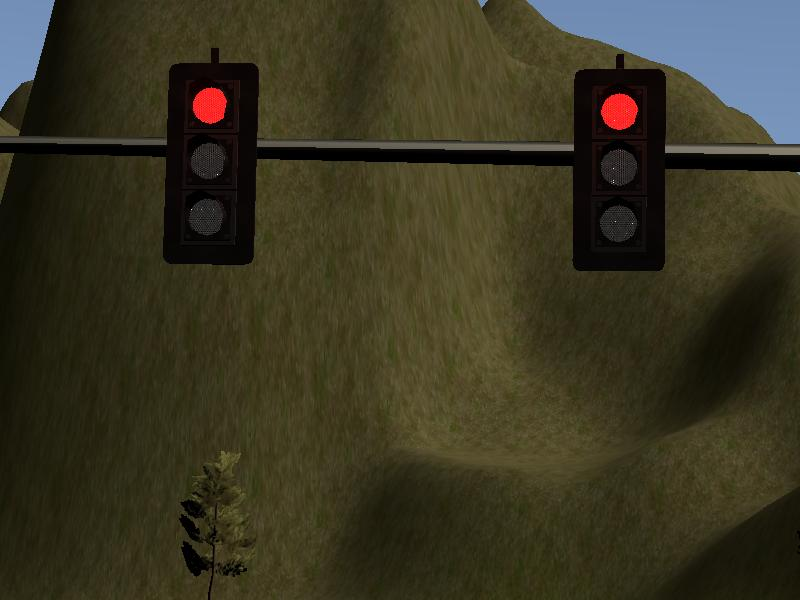
%> input picture image.png, 800 x 600 px
$ octave --eval "result = f_detection(imread('image.png'));"   (GNU Octave 9; MATLAB toolbox functions it lacks are replaced by stand-ins)
%> lines starting %> are read from the running program, lines starting %| are printed output that depends on the picture; in (x1, y1, x2, y2) boxes, pixels count from 0 and x2, y2 are one past the last pixel; in counts of white or black regions, pixels touching at a corner belong together; the program's own positions count from 1
function flag = f_detection( image )
    %F_DETECTION Summary of this function goes here
    %   Detailed explanation goes here
    %% read and convert image to double tpye
    img = image;
%> img is the input picture: size 600x800x3 uint8; mean R, G, B 56.5, 52.9, 33.8
    img(img==0) = 1;
%> img: size 600x800x3 uint8; 2.38% of pixels changed, all inside (x1, y1, x2, y2) = (0, 0, 800, 600)
    img = double(img)/255;
%> img: size 600x800x3 double
    %% build filters
    red_filter = zeros(size(img));
    red_filter(:,:,1) = 1;
    yellow_filter = zeros(size(img));
    yellow_filter(:,:,1) = sqrt(2)/2;
    yellow_filter(:,:,2) = sqrt(2)/2;
    green_filter = zeros(size(img));
    green_filter(:,:,2) = 1;
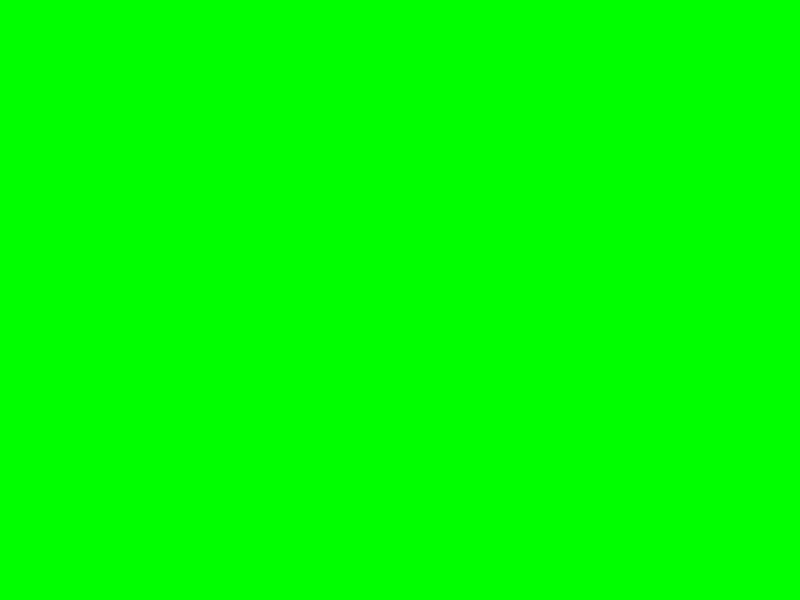
%> green_filter: size 600x800x3 double; mean R, G, B 0, 1, 0
    %% calculate pixel direction
    pixel_direction = img;
    temp_norm = sqrt(pixel_direction(:,:,1).^2+pixel_direction(:,:,2).^2+pixel_direction(:,:,3).^2);
    for i=1:3
        pixel_direction(:,:,i) = pixel_direction(:,:,i)./temp_norm;
    end
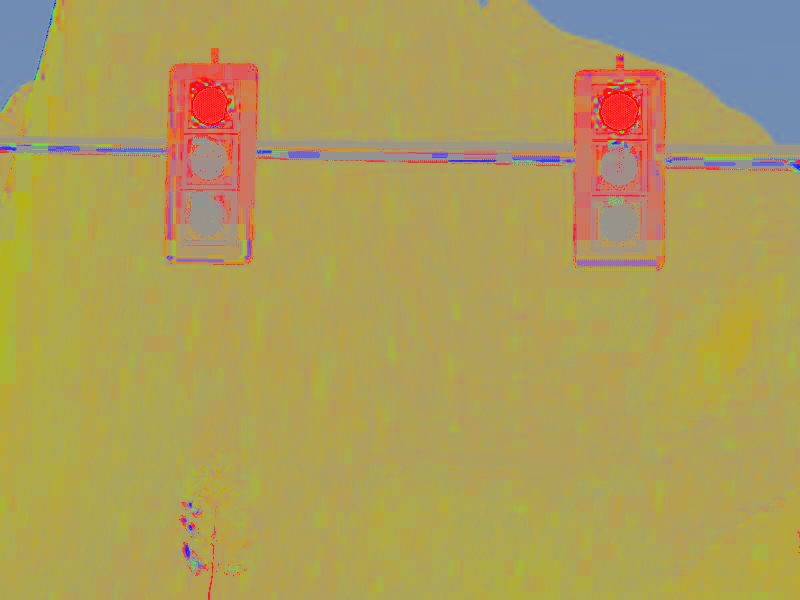
%> pixel_direction: size 600x800x3 double; mean R, G, B 0.685, 0.618, 0.353
    %% Calculate color distances and weighted color channels
    red_channel = max(0,sum(pixel_direction.*red_filter,3)*2.5-1.5).*sum(img.*red_filter,3);
    yellow_channel = max(0,sum(pixel_direction.*yellow_filter,3)*2.5-1.5).*sum(img.*yellow_filter,3);
    green_channel = max(0,sum(pixel_direction.*green_filter,3)*2.5-1.5).*sum(img.*green_filter,3);
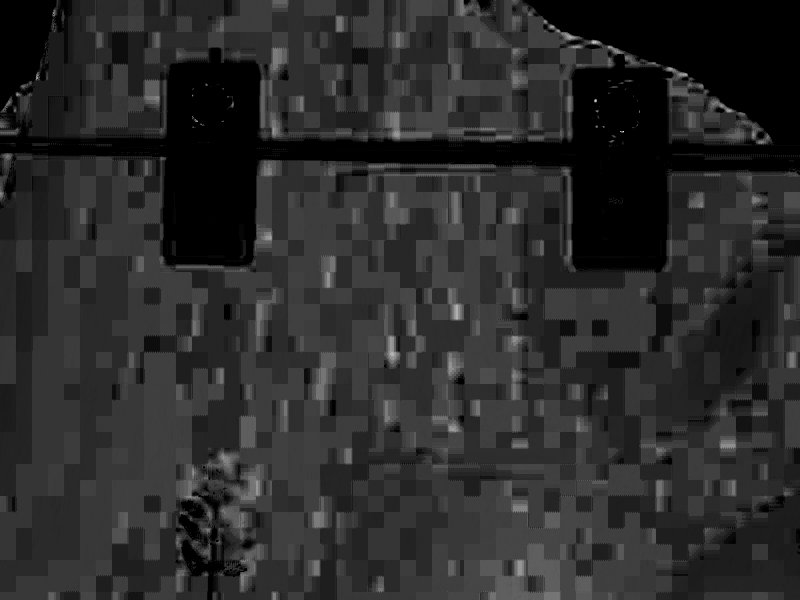
%> green_channel: size 600x800 double; min 0, max 0.0979, mean 0.0166; drawn with min black and max white
    % [9 lines of commented-out code are left out]
    %% Create holo kernel
    kernal_hole = [ 0, 0,-1,-1,-1,-1, 0, 0;
                    0,-1, 0, 0, 0, 0,-1, 0;
                   -1, 0, 0, 1, 1, 0, 0,-1;
                   -1, 0, 1, 1, 1, 1, 0,-1;
                   -1, 0, 1, 1, 1, 1, 0,-1;
                   -1, 0, 0, 1, 1, 0, 0,-1;
                    0,-1, 0, 0, 0, 0,-1, 0;
                    0, 0,-1,-1,-1,-1, 0, 0;];
    %% Set scales
    scales = 1:0.5:5;
    %% Deal with red light detection
    max_score = -1;
    flag = -1;
    for s = scales
        % rescale the kernal
        kernel_scaled = imresize(kernal_hole,s);
        % normalize the positive entries
        kernel_scaled(kernel_scaled>=0) = kernel_scaled(kernel_scaled>=0)/sum(sum(kernel_scaled(kernel_scaled>=0)));
        % normalize and PENALIZE the negative entries !!!!!!!!!!!!!
        kernel_scaled(kernel_scaled<0) = -1.5*kernel_scaled(kernel_scaled<0)/sum(sum(kernel_scaled(kernel_scaled<0)));
        % Convolution
        conv_red_temp = conv2(red_channel,kernel_scaled,'same');
        conv_yellow_temp = conv2(yellow_channel,kernel_scaled,'same');
        conv_green_temp = conv2(green_channel,kernel_scaled,'same');
        % Saturate
        conv_red_temp(conv_red_temp<0) = 0;
        conv_yellow_temp(conv_yellow_temp<0) = 0;
        conv_green_temp(conv_green_temp<0) = 0;
        % calculate the everage strength of the pulses
        mask_red_temp = conv_red_temp>0.1;
        mask_yellow_temp = conv_yellow_temp>0.1;
        mask_green_temp = conv_green_temp>0.1;
        strength_red = sum(sum(conv_red_temp(mask_red_temp)))/max(1,sum(sum(double(mask_red_temp))));
        strength_yellow = sum(sum(conv_yellow_temp(mask_yellow_temp)))/max(1,sum(sum(double(mask_yellow_temp))));
        strength_green = sum(sum(conv_green_temp(mask_green_temp)))/max(1,sum(sum(double(mask_green_temp))));
        % disp([strength_red,strength_yellow,strength_green])
        % update registers
        if max([strength_red,strength_yellow,strength_green]) > max_score
            [max_score,flag] = max([strength_red,strength_yellow,strength_green]);
        end
    end
%> this loop made 9 passes
%> (strength_red, strength_yellow, max_score, flag) on passes 1, 2, 3, 4, 7, 8, 9: (0.116, 0.108, 0.116, 1), (0, 0.124, 0.124, 2), (0, 0.129, 0.129, 2), (0, 0.137, 0.137, 2), (0.128, 0.137, 0.137, 2), (0.159, 0.138, 0.159, 1), (0.214, 0.129, 0.214, 1)
%> (strength_red, strength_yellow) on passes 5 to 6: (0.109, 0.133), (0.119, 0.134)
%> pass 1, in f_detection, `conv_red_temp = conv2(red_channel,kernel_scaled,'same');`:
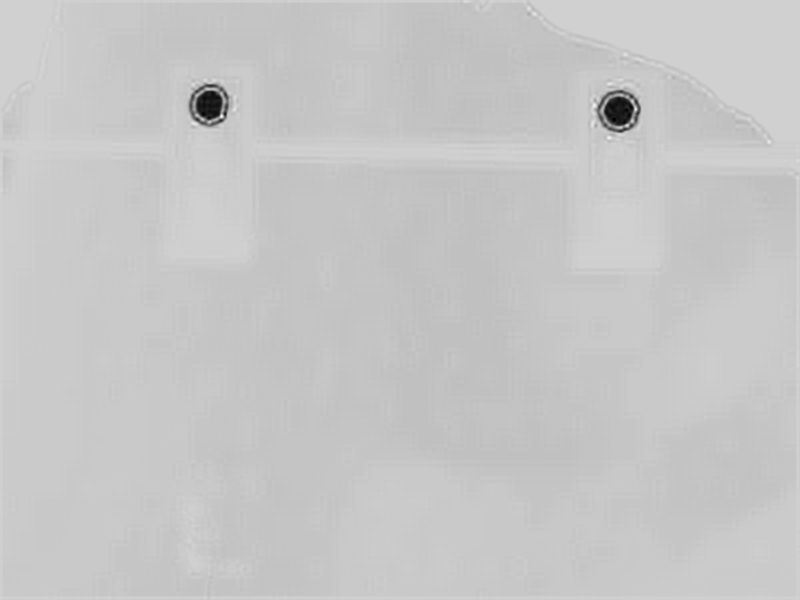
%> conv_red_temp: size 600x800 double; min -0.52, max 0.116, mean -0.0241; drawn with min black and max white
%> pass 1, in f_detection, `conv_green_temp = conv2(green_channel,kernel_scaled,'same');`:
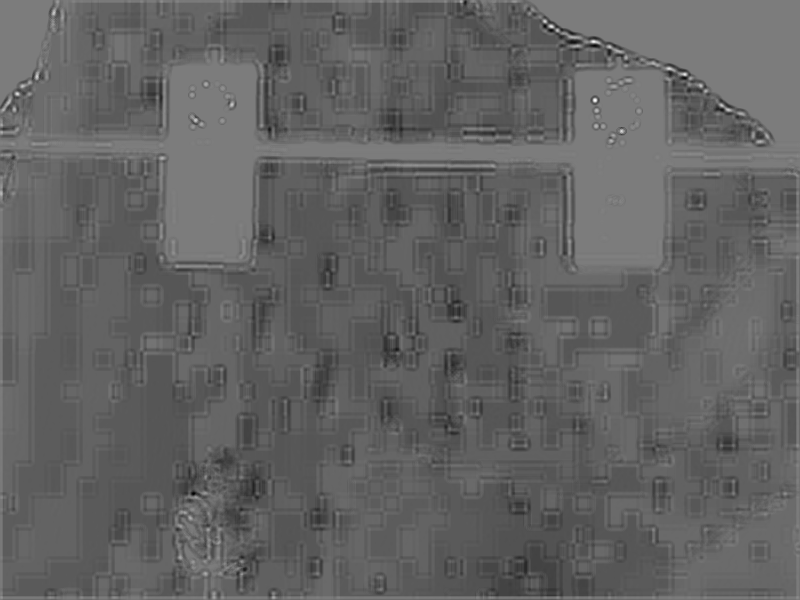
%> conv_green_temp: size 600x800 double; min -0.0395, max 0.0413, mean -0.00817; drawn with min black and max white
%> pass 1, in f_detection, `mask_red_temp = conv_red_temp>0.1;`:
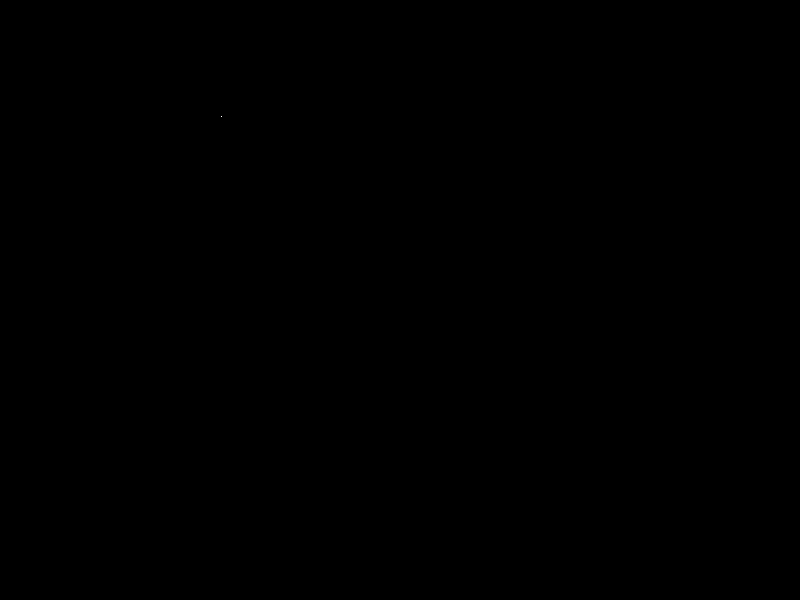
%> mask_red_temp: size 600x800 logical; 0% white in thin lines or dots, all inside (x1, y1, x2, y2) = (221, 116, 222, 117)
%> after the loop:
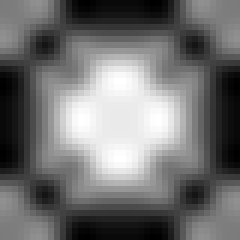
%> kernel_scaled: size 40x40 double (shown 6 times larger); min -0.00333, max 0.00345, mean -0.000313; drawn with min black and max white
%> `result = f_detection(imread('image.png'));`: result = 1
end

$ run again, on dayClip10--00000.png
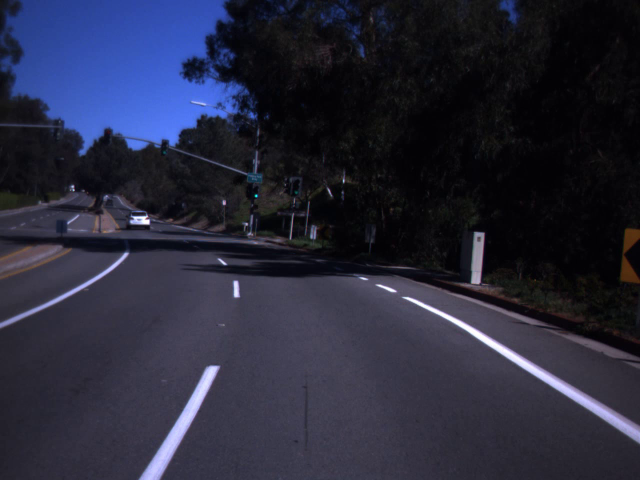
%> input picture dayClip10--00000.png, 1280 x 960 px (shown at 1/2 size)
%> in f_detection, img is the input picture: size 960x1280x3 uint8; mean R, G, B 39.2, 40.4, 58.5
%> after the loop in f_detection, `for i=1:3`:
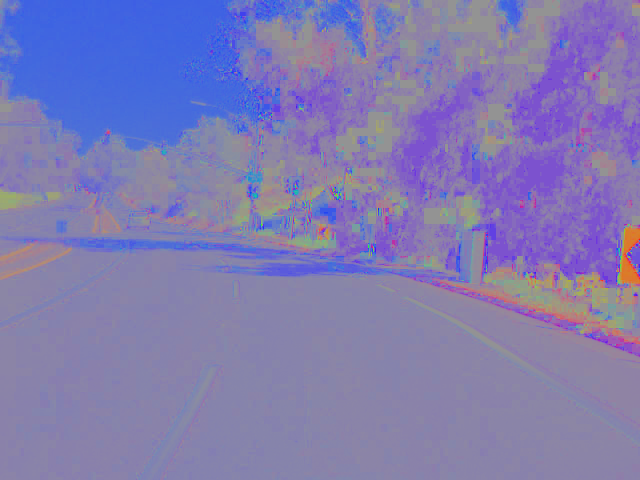
%> pixel_direction: size 960x1280x3 double (shown at 1/2 size); mean R, G, B 0.506, 0.485, 0.698
%> the loop in f_detection, `for s = scales` made 9 passes
%> (strength_red, strength_yellow, strength_green, max_score, flag) on pass 1: (0, 0.119, 0.175, 0.175, 3)
%> pass 1, in f_detection, `conv_yellow_temp = conv2(yellow_channel,kernel_scaled,'same');`:
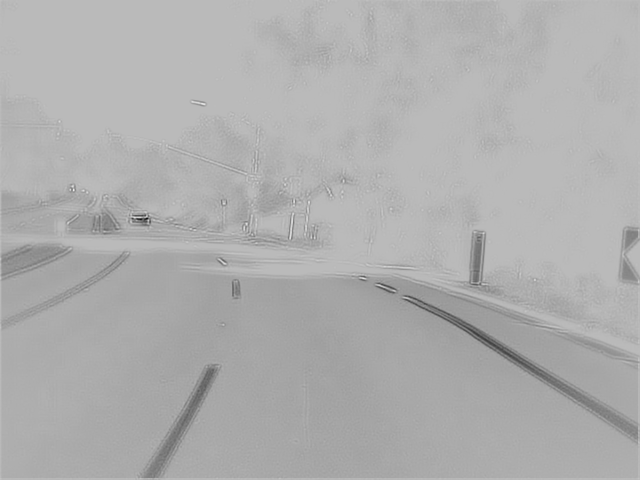
%> conv_yellow_temp: size 960x1280 double (shown at 1/2 size); min -0.54, max 0.198, mean -0.0339; drawn with min black and max white
%> result = 3

$ run again, on dayClip10--00023.png
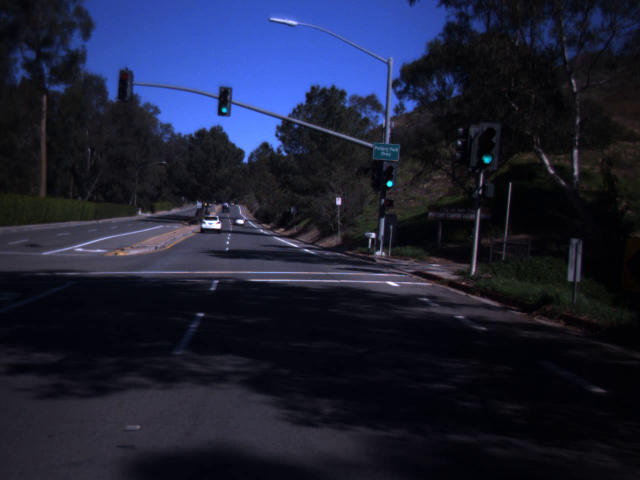
%> input picture dayClip10--00023.png, 1280 x 960 px (shown at 1/2 size)
%> in f_detection, img is the input picture: size 960x1280x3 uint8; mean R, G, B 28.3, 32, 52.7
%> after the loop in f_detection, `for i=1:3`:
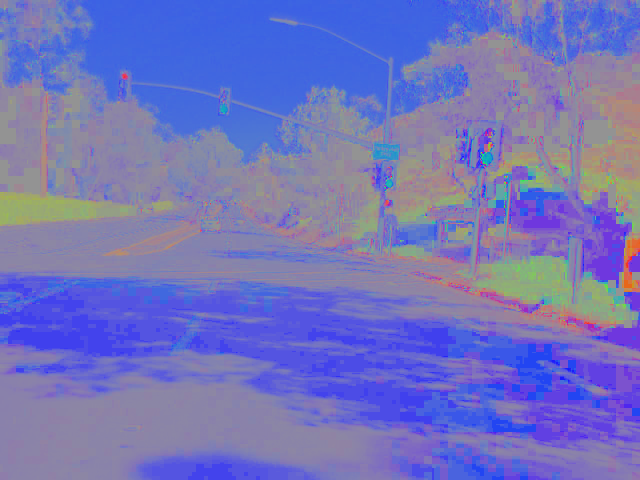
%> pixel_direction: size 960x1280x3 double (shown at 1/2 size); mean R, G, B 0.451, 0.457, 0.738
%> the loop in f_detection, `for s = scales` made 9 passes
%> (strength_red, strength_yellow, strength_green, max_score, flag) on passes 1, 3, 5, 6, 7, 8, 9: (0.147, 0.135, 0, 0.147, 1), (0.108, 0.145, 0.153, 0.153, 3), (0, 0.154, 0.133, 0.154, 2), (0, 0.158, 0.116, 0.158, 2), (0, 0.159, 0.103, 0.159, 2), (0, 0.162, 0, 0.162, 2), (0, 0.164, 0, 0.164, 2)
%> pass 1, in f_detection, `conv_green_temp = conv2(green_channel,kernel_scaled,'same');`:
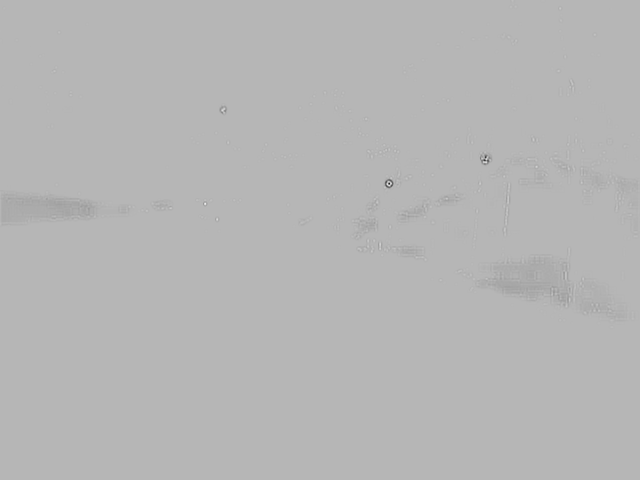
%> conv_green_temp: size 960x1280 double (shown at 1/2 size); min -0.165, max 0.0658, mean -0.000342; drawn with min black and max white
%> result = 2
